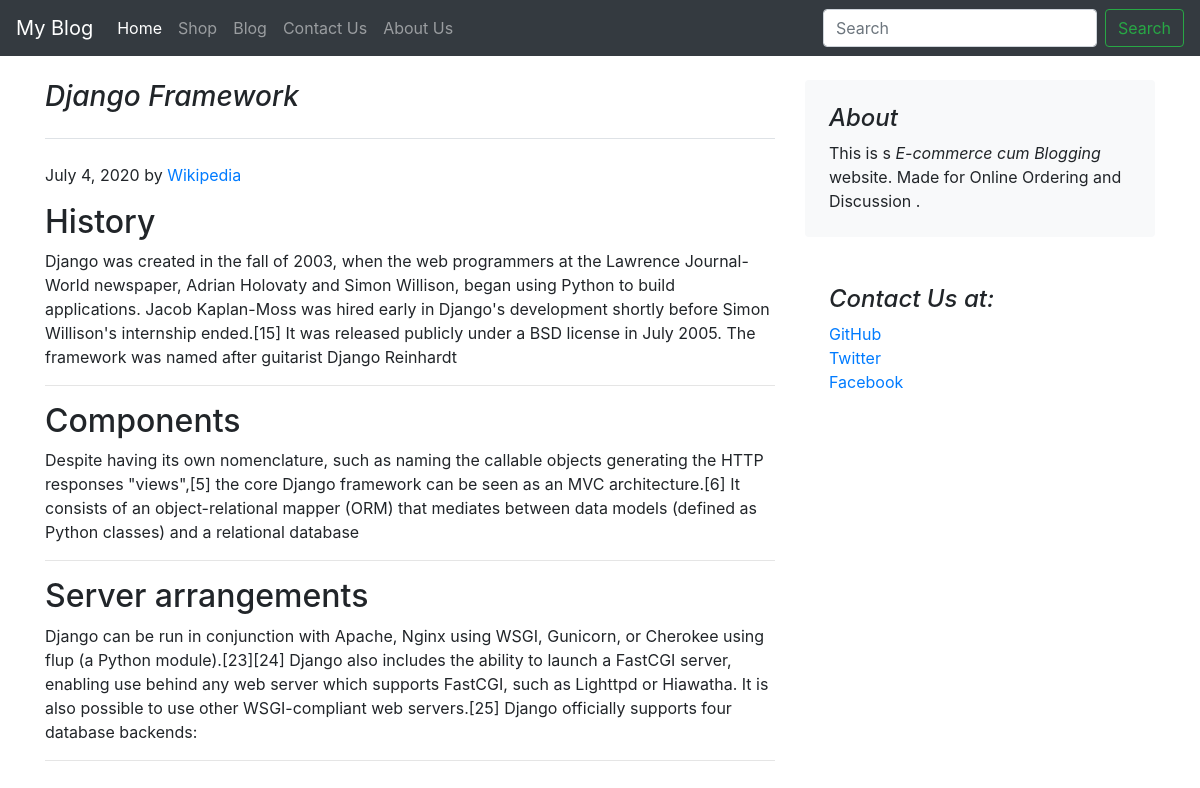
The page /blog/blogpost/1 on the database its author committed.
### blog/models.py (models this page shows, shortened)
class Blogpost(models.Model):
    post_id = models.AutoField(primary_key=True)
    post_heading = models.CharField(max_length=50)
    post_desc =models.CharField(max_length=5000)
    post_author =models.CharField(max_length=50)
    post_heading_1 =models.CharField(max_length=50)
    post_desc_1 =models.CharField(max_length=5000)
    post_heading_2 =models.CharField(max_length=50)
    post_desc_2 =models.CharField(max_length=5000)
    post_heading_3 =models.CharField(max_length=50)
    post_desc_3 =models.CharField(max_length=5000)
    pub_date =models.DateField()
    thumbnail= models.ImageField(upload_to='blog/images',default='')

### blog/views.py (the view)
# urls.py: path('blogpost/<int:id>', views.blogpost, name="blogpost"),
def blogpost(request,id):
    post = Blogpost.objects.filter(post_id=id)[0]
    return render(request,'blog/blogpost.html',{'post':post})

### blog/templates/blog/blogpost.html (shortened to what this page needs)
{% extends 'blog/basic.html' %}
{% block body%}
<div class="container">
  <div class="row">
    <div class="col-md-8 blog-main">
      <h3 class="pb-4 my-4 font-italic border-bottom">
        {{post.post_heading}}
      </h3>
    <span>
      <p class="blog-post-meta">{{post.pub_date}} by <a href="https://en.wikipedia.org/wiki/Django_(web_framework)">{{post.post_author}}</a></p>
    </span>
      <div class="blog-post">
        <h2 class="blog-post-title">{{post.post_heading_1}}</h2>
        <p> {{post.post_desc_1}}</p>
        <hr>
      </div>
      <div class="blog-post">
        <h2 class="blog-post-title">{{post.post_heading_2}}</h2>
        <p> {{post.post_desc_2}}</p>
        <hr>
      </div>
      <div class="blog-post">
        <h2 class="blog-post-title">{{post.post_heading_3}}</h2>
        <p> {{post.post_desc_3}}</p>
        <hr>
      </div>
    </div>
    <aside class="col-md-4 blog-sidebar">
      <div class="p-4 mb-3 bg-light rounded mt-4">
        <h4 class="font-italic">About</h4>
        <p class="mb-0">This is s <em>E-commerce cum Blogging</em> website. Made for Online Ordering and Discussion .</p>
      </div>
      <div class="p-4 mt-4">
        <h4 class="font-italic">Contact Us at: </h4>
        <ol class="list-unstyled">
          <li><a href="#">GitHub</a></li>
          <li><a href="#">Twitter</a></li>
          <li><a href="#">Facebook</a></li>
        </ol>
      </div>
    </aside>
  </div>
  {% endblock %}

### blog/templates/blog/blogpost.html (style rules this page uses)
.blog-post-meta { display: inline-block }

### rows shown on the page
Blogpost: post_heading "Django Framework", pub_date "July 4, 2020", post_author "Wikipedia", post_heading_1 "History", post_desc_1 "Django was created in the fall of 2003, when the web programmers at the Lawrence Journal-World newspaper, Adrian Holovaty and Simon Willison, began using Python to build applications. Jacob Kaplan-Moss was hired early in Django's development shortly before Simon Willison's internship ended.[15] It was released publicly under a BSD license in July 2005. The framework was named after guitarist Django Reinhardt", post_heading_2 "Components", post_desc_2 "Despite having its own nomenclature, such as naming the callable objects generating the HTTP responses \"views\",[5] the core Django framework can be seen as an MVC architecture.[6] It consists of an object-relational mapper (ORM) that mediates between data models (defined as Python classes) and a relational database", post_heading_3 "Server arrangements", post_desc_3 "Django can be run in conjunction with Apache, Nginx using WSGI, Gunicorn, or Cherokee using flup (a Python module).[23][24] Django also includes the ability to launch a FastCGI server, enabling use behind any web server which supports FastCGI, such as Lighttpd or Hiawatha. It is also possible to use other WSGI-compliant web servers.[25] Django officially supports four database backends:"
